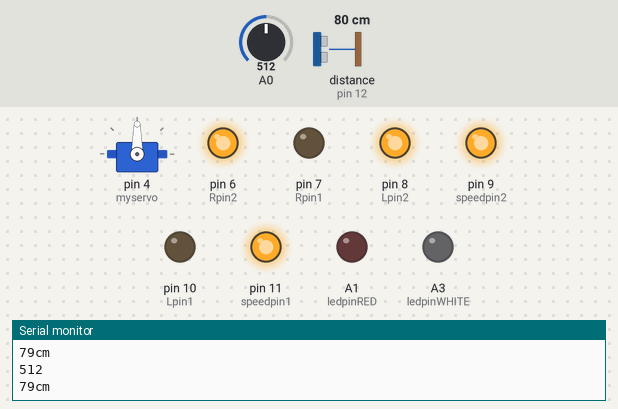
This sketch was run on a simulated Arduino Uno, built with avr-gcc and run on an emulated ATmega328P. Shown: servo, output pins drawn as LEDs (lit = HIGH), the last lines printed to the serial monitor. Wiring (inferred from the names in the program): ultrasonic range finder: trigger pin 13; echo pin 12. The inputs (shaded band) are chosen by the test bench; at power-on: distance to the obstacle (sensor on pin 12) 80 cm, A0 = 512. The echo pulse lasts 58.3 µs per cm; pins used as bus, display or sensor lines are not drawn.

Above: at 1.2 s.
1.3 s: distance to the obstacle (sensor on pin 12) set to 6 cm
2.8 s: distance to the obstacle (sensor on pin 12) set to 3 cm
At 4.8 s:
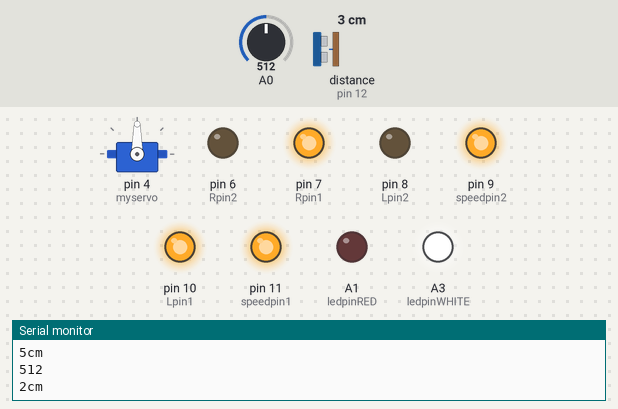
At 6.4 s:
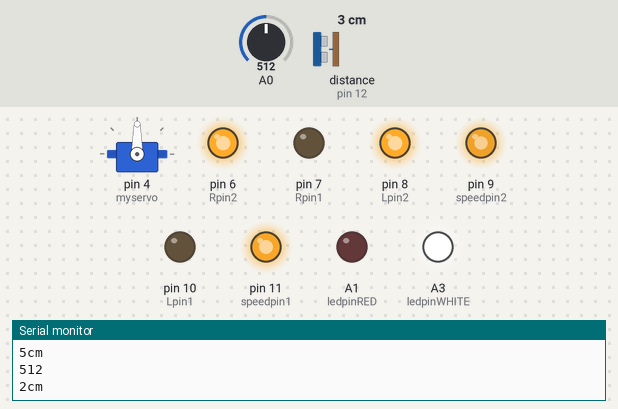
8.3 s: A0 set to 56
11.3 s: A0 set to 45
14.3 s: A0 set to 70
At 18.05 s:
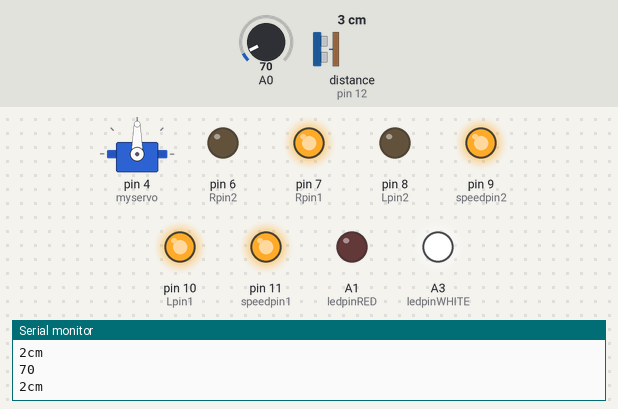
Timing chart, 0 to 18.3 s (numbered marks = the images above; inputs shaded):
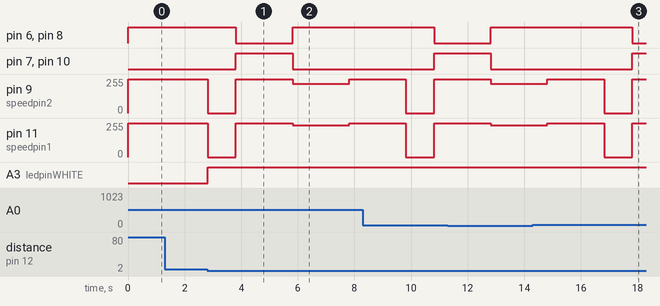

Measured:
- the behaviour switches between 5 and 4 cm on distance to the obstacle (sensor on pin 12) (found by bisection; images 0 and 1)
- after the input at 2.8 s, pin 6 (Rpin2): HIGH → LOW after 1.0 s, → HIGH 2.0 s later; pin 7 (Rpin1): LOW → HIGH after 1.0 s, → LOW 2.0 s later
- after the input at 14.3 s, pin 6 (Rpin2), pin 8 (Lpin2): HIGH → LOW after 3.5 s; pin 7 (Rpin1), pin 10 (Lpin1): LOW → HIGH after 3.5 s; A1 (ledpinRED): stays LOW (without the input it goes to HIGH after 2.5 s); A3 (ledpinWHITE): stays HIGH (without the input it goes to LOW after 2.5 s)

The sketch:

Main_Program_File.ino
```cpp
#include <Servo.h>
 int speedpin1 = 11;
 int Lpin1 = 10;
int Lpin2 = 8;
int speedpin2 = 9;
int Rpin1 = 7;
int Rpin2 = 6;
int triggerPin = 13;
int EchoPin = 12;
int ledpinRED = A1;
int ledpinWHITE = A3;
Servo myservo;
int pos = 0;

void forward(){
   analogWrite(speedpin1, 255);
   analogWrite(speedpin2, 255);
   digitalWrite(Lpin1, LOW);
   digitalWrite(Lpin2, HIGH);
   digitalWrite(Rpin1, LOW);
   digitalWrite(Rpin2, HIGH);}

   void brake(){
    analogWrite(speedpin1, 0);
    analogWrite(speedpin2, 0);
   }

   void turnL(){
    analogWrite(speedpin2, 240);
    analogWrite(speedpin1, 220);
    digitalWrite(Lpin1, LOW);
   digitalWrite(Lpin2, HIGH);
   digitalWrite(Rpin1, LOW);
   digitalWrite(Rpin2, HIGH);
   }
   void turnR(){
    analogWrite(speedpin2, 220);
    analogWrite(speedpin1, 240);
    digitalWrite(Lpin1, LOW);
   digitalWrite(Lpin2, HIGH);
   digitalWrite(Rpin1, LOW);
   digitalWrite(Rpin2, HIGH);}
   void reverse(){
   analogWrite(speedpin1, 255);
   analogWrite(speedpin2, 255);
   digitalWrite(Lpin1, HIGH);
   digitalWrite(Lpin2, LOW);
   digitalWrite(Rpin1, HIGH);
   digitalWrite(Rpin2, LOW);}


void setup(){
  pinMode(speedpin1, OUTPUT);
  pinMode(Lpin1, OUTPUT);
  pinMode(Lpin2, OUTPUT);
  pinMode(speedpin2, OUTPUT);
  pinMode(Rpin1, OUTPUT);
  pinMode(Rpin2, OUTPUT);
  pinMode(triggerPin,OUTPUT);
  pinMode(EchoPin,INPUT);
  Serial.begin(9600);
pinMode(ledpinRED, OUTPUT);
pinMode(ledpinWHITE, OUTPUT);
myservo.attach(4);

}

void loop()
{
 int sensorReading = analogRead(A0);
 forward();
 Serial.println(sensorReading);
  long duration, distance;
  digitalWrite(triggerPin,HIGH);
  delayMicroseconds(10);
  digitalWrite(triggerPin,LOW);
  duration=pulseIn(EchoPin,HIGH);
  distance=(duration/2)/29.1 ;
  Serial.print(distance);
  Serial.println("cm");
  digitalWrite(ledpinWHITE, LOW);
  digitalWrite(ledpinRED, LOW);

  if((distance<4) && (sensorReading>50))
  {
     digitalWrite(ledpinWHITE,HIGH);
    brake();
    delay(1000);
    reverse();
    delay(2000);
    turnR();
    delay(2000);
    forward();
    delay(2000);
     }
  else
     {
        forward();
     }


   if(sensorReading < 60)
   {
   digitalWrite(ledpinRED,HIGH);

   }


  if(sensorReading <= 50)
    {
       brake();

        for(pos=0;pos<=180;pos+=1)
             {
                myservo.write(90);
                delay(10);
             }

        for(pos=180;pos >= 0; pos-=1)
             {
               myservo.write(0);
               delay(10);
              }
    }}
```
